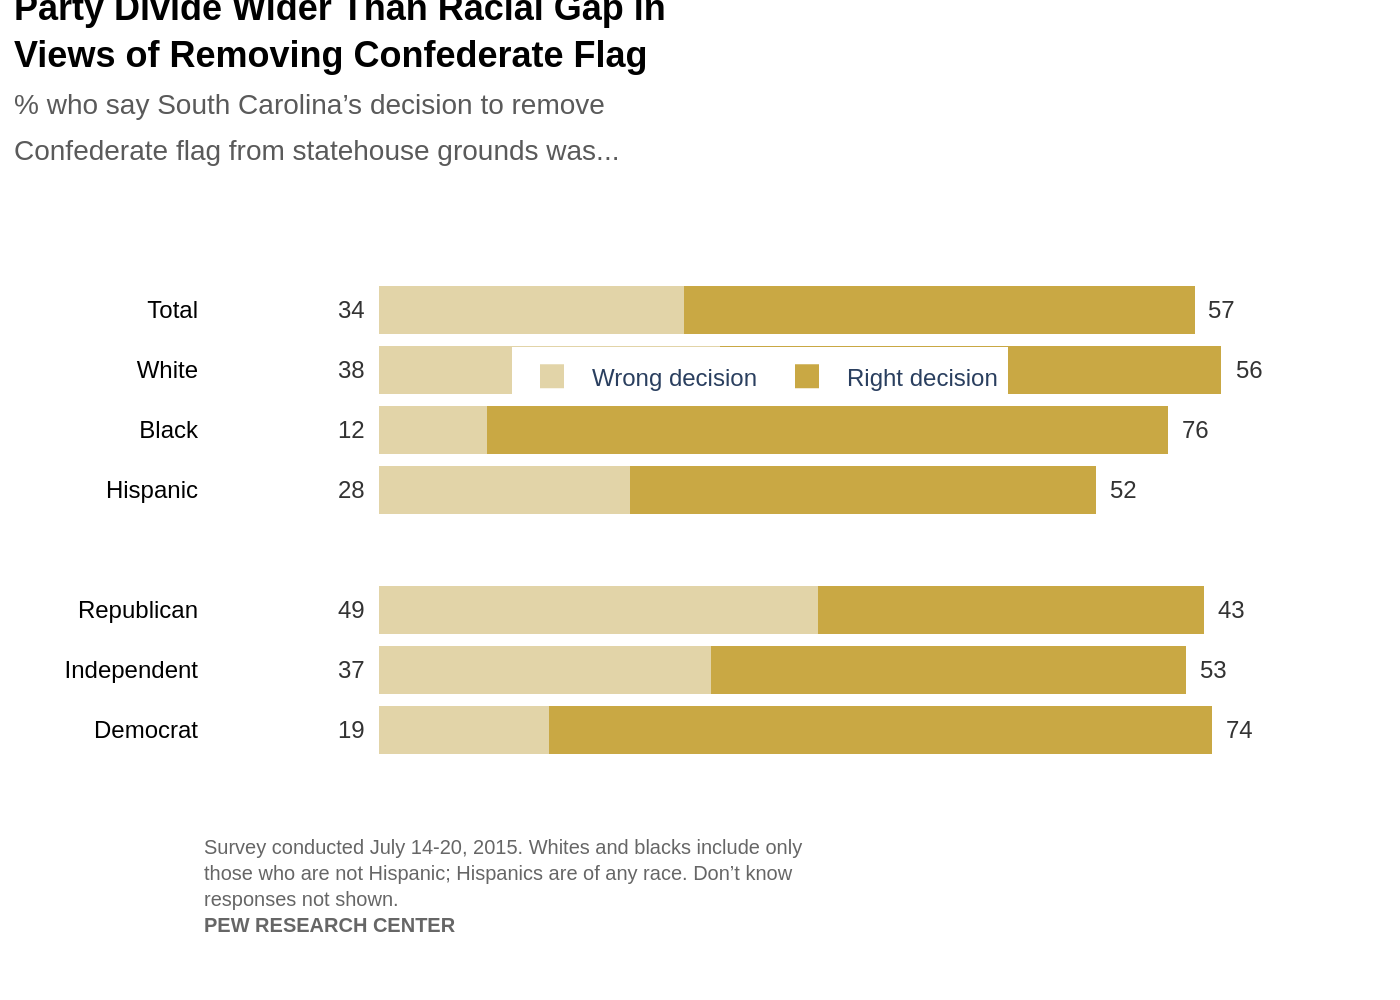

Write the Python code that produced this figure.
import sys
import json
import plotly.graph_objects as go
from pathlib import Path

# Ensure a JSON file path is provided as a command-line argument
if len(sys.argv) < 2:
    print(f"Usage: python {sys.argv[0]} <json_file_path>", file=sys.stderr)
    sys.exit(1)

# Get the JSON file path and check for its existence
json_file_path = Path(sys.argv[1])
if not json_file_path.is_file():
    print(f"Error: File not found at {json_file_path}", file=sys.stderr)
    sys.exit(1)

# Derive the output image filename from the input JSON filename
output_filename = json_file_path.with_suffix(".png")

# Load all chart data and text from the specified JSON file
with open(json_file_path, 'r', encoding='utf-8') as f:
    config = json.load(f)

chart_data = config['chart_data']
texts = config['texts']
colors = config['colors']

# Initialize a Plotly graph objects figure
fig = go.Figure()

# Add a bar trace for each data series specified in the JSON
# The data is iterated in order to match the legend and color assignments
for i, series in enumerate(chart_data['series']):
    fig.add_trace(go.Bar(
        y=chart_data['categories'],
        x=series['values'],
        name=series['name'],
        orientation='h',
        marker=dict(color=colors[i], line=dict(width=0)),
        hoverinfo='none'
    ))

# Prepare a list to hold all annotations
annotations = []

# Create and position annotations for the first data series ("Wrong decision")
wrong_decision_values = chart_data['series'][0]['values']
for i, val in enumerate(wrong_decision_values):
    if val is not None:
        annotations.append(dict(
            x=0,
            y=chart_data['categories'][i],
            text=str(val),
            showarrow=False,
            xanchor='right',
            xshift=-5,
            font=dict(color='#333333', size=12, family='Arial')
        ))

# Create and position annotations for the second data series ("Right decision")
right_decision_values = chart_data['series'][1]['values']
cumulative_values = [v1 + v2 if v1 is not None and v2 is not None else 0 for v1, v2 in zip(wrong_decision_values, right_decision_values)]
for i, val in enumerate(right_decision_values):
    if val is not None:
        annotations.append(dict(
            x=cumulative_values[i],
            y=chart_data['categories'][i],
            text=str(val),
            showarrow=False,
            xanchor='left',
            xshift=5,
            font=dict(color='#333333', size=12, family='Arial')
        ))
        
# Add the source and credit text as a single annotation at the bottom
annotations.append(go.layout.Annotation(
    text=texts['source'],
    xref="paper", yref="paper",
    x=0, y=-0.15,
    showarrow=False,
    xanchor='left',
    yanchor='top',
    align='left',
    font=dict(family="Arial", size=10, color="#666666")
))

# Configure the figure's layout for accurate visual replication
fig.update_layout(
    barmode='stack',
    title=dict(
        text=f"<b>{texts['title']}</b><br><span style='font-size:14px;color:#5a5a5a;'>{texts['subtitle']}</span>",
        x=0.01,
        y=0.98,
        xanchor='left',
        yanchor='top',
        font=dict(family="Arial", size=18, color='black')
    ),
    xaxis=dict(
        visible=False,
        range=[-20, 105] # Provide padding for annotations
    ),
    yaxis=dict(
        showgrid=False,
        zeroline=False,
        showline=False,
        ticks='',
        tickfont=dict(family='Arial', size=12, color='black')
    ),
    legend=dict(
        orientation="h",
        yanchor="top",
        y=0.86,
        xanchor="center",
        x=0.5,
        font=dict(family="Arial", size=12),
        traceorder='normal'
    ),
    plot_bgcolor='white',
    paper_bgcolor='white',
    margin=dict(l=100, r=40, b=120, t=140),
    annotations=annotations,
    font=dict(family="Arial")
)

# Generate and save the chart as a high-resolution PNG file
fig.write_image(str(output_filename), scale=2)

print(f"Chart saved to {output_filename}")
